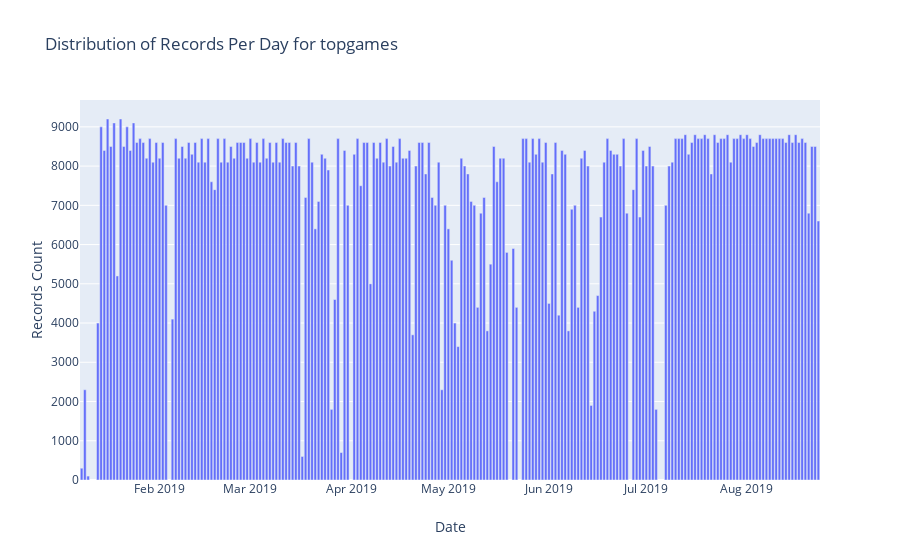

Notebook code cell kept with this figure:
### Markdown cell above
## These are the number of entries we have per day for the `topgames` Mongo collection.  Each query returns the current top 100 games being played.  This is run every 15 minutes.

### Code cell
# https://plot.ly/python/bar-charts/

data = [Bar(
        x=grouped_df['date'],
        y=grouped_df['count']
    )]

layout = Layout(
        title='Distribution of Records Per Day for topgames',
        xaxis=dict(
            title='Date'
        ),
        yaxis=dict(
            title='Records Count'
        )
    )

fig = Figure(data=data, layout=layout)

iplot(fig)

### Figure 1 — Plotly figure (JSON) as saved in the notebook; plotly's stock layout.template omitted (floating-point values rounded to 4 significant figures; data arrays with more than 128 entries replaced by an {"elided": "..."} marker saying what was removed)
{"data": [{"type": "bar", "x": {"elided": "219 str values"}, "y": {"elided": "219 int values"}}], "layout": {"title": {"text": "Distribution of Records Per Day for topgames"}, "xaxis": {"title": {"text": "Date"}}, "yaxis": {"title": {"text": "Records Count"}}}}
